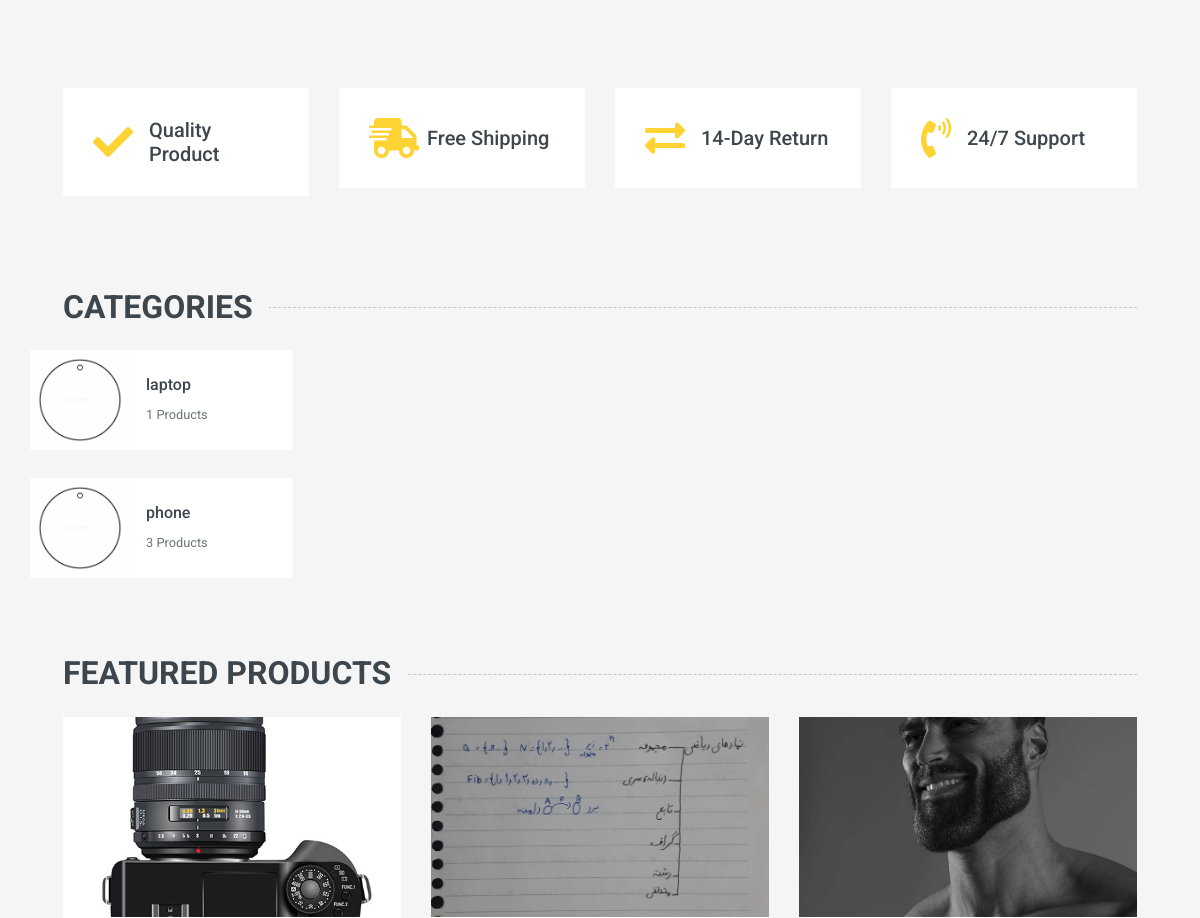
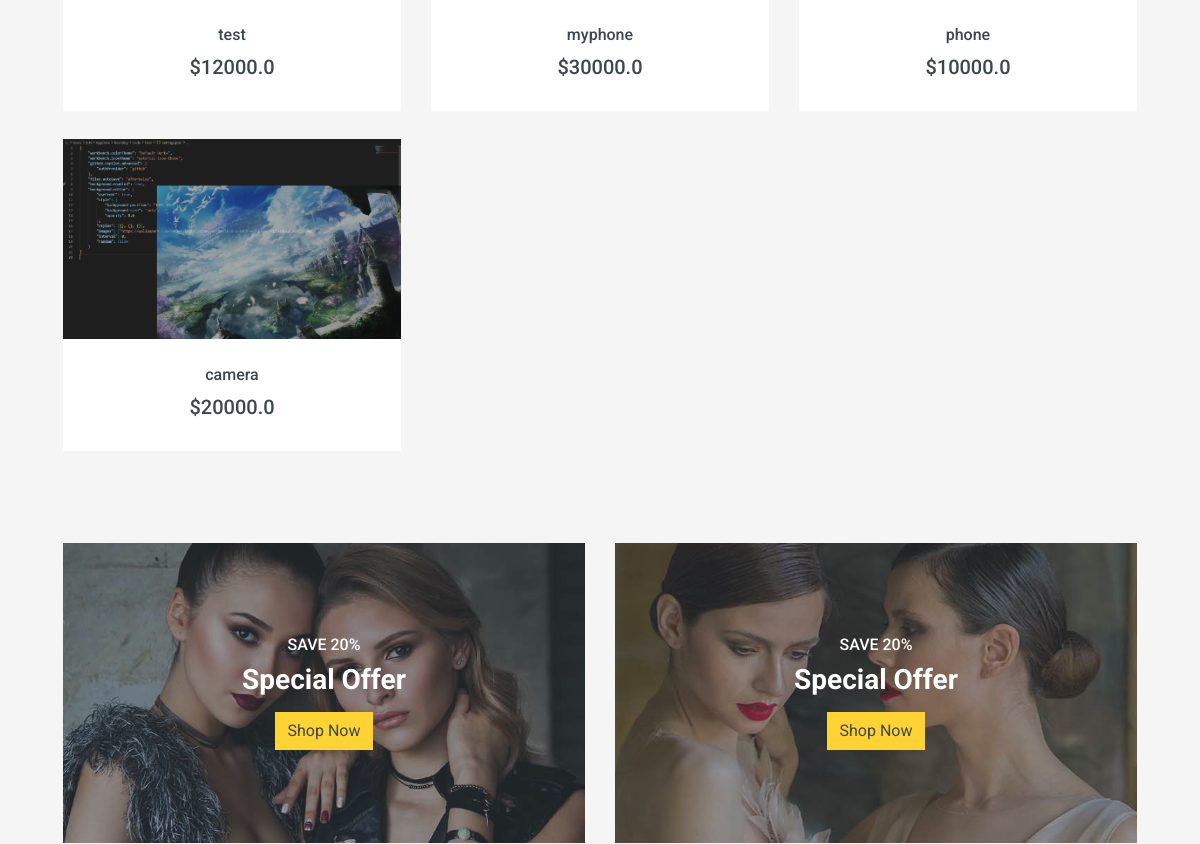
The app's page / (middle part), older data (2 pictures, top to bottom).
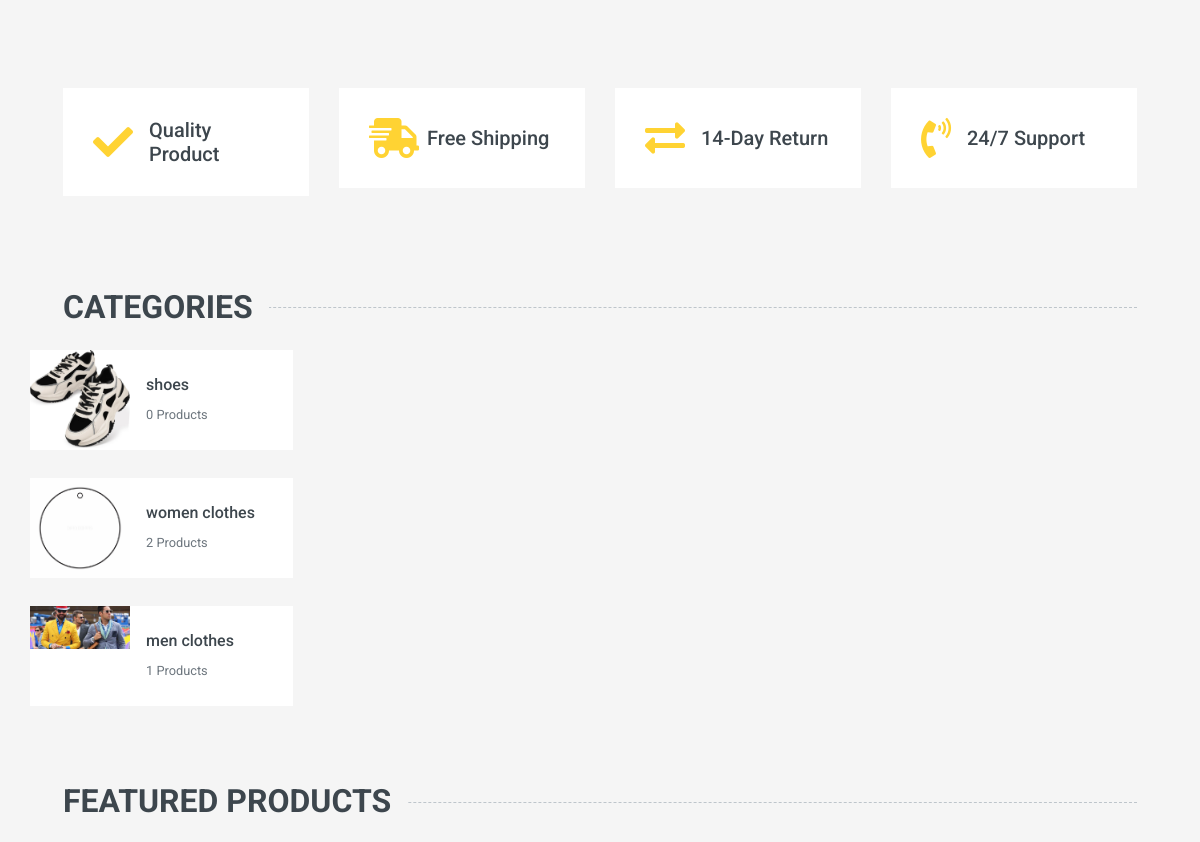
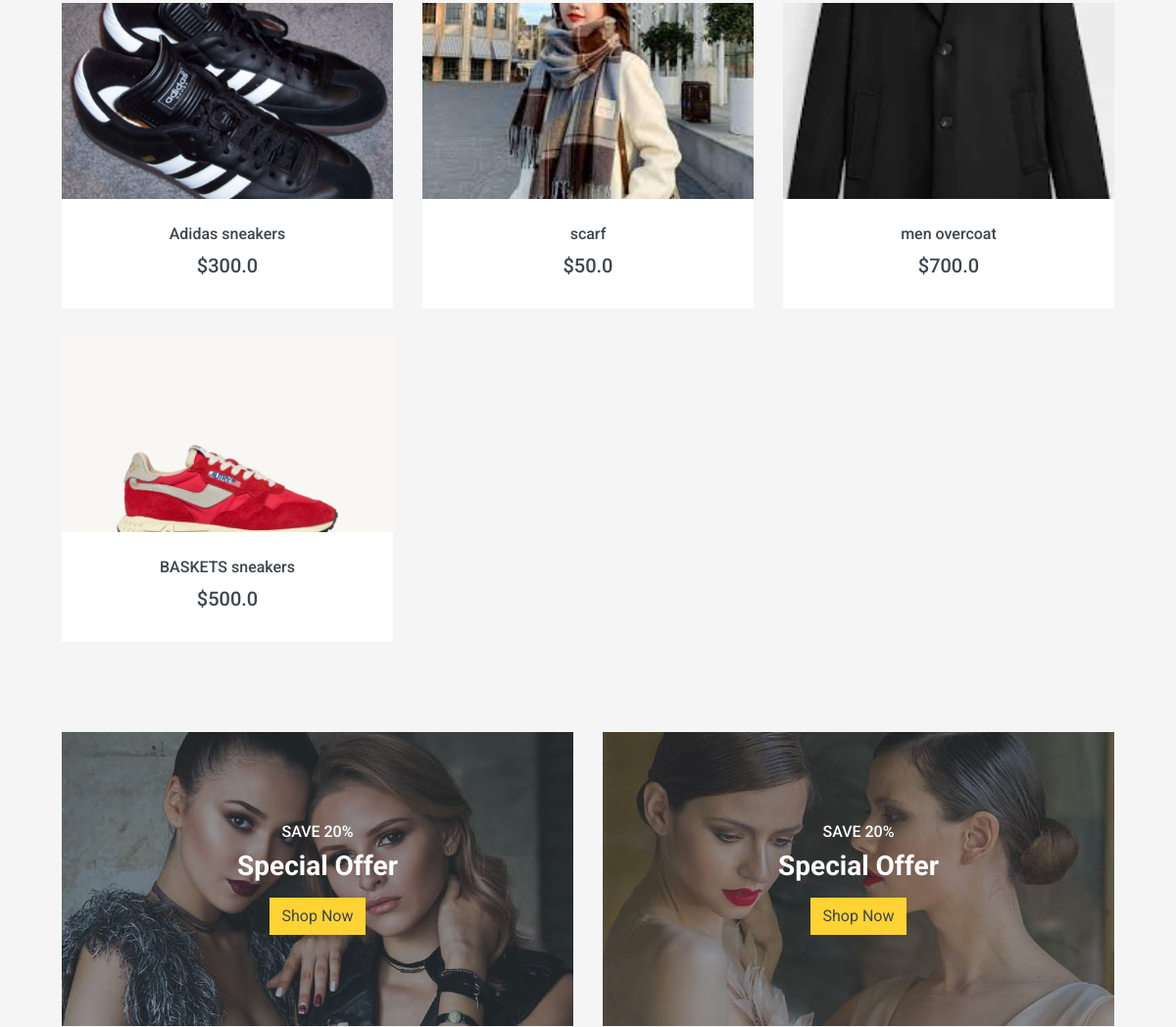
The same page, newer data (2 pictures, top to bottom).
### product/models.py (models this page shows, shortened)
class Category(models.Model):
    parent = models.ForeignKey("self", on_delete=models.CASCADE, blank=True , null=True , related_name="subs")
    title = models.CharField(max_length=100)
    slug = models.SlugField()
    image = models.ImageField(upload_to="images/", null=True, blank=True , default="images/blank.png")

class Product(models.Model):
    category = models.ManyToManyField(Category , blank=True , null=True)
    title = models.CharField(max_length=100)
    description = models.TextField()
    price = models.FloatField()
    discount = models.FloatField()
    image = models.ImageField(upload_to="images/", null=True, blank=True , default="images/blank.png")
    size = models.ManyToManyField(Size , blank=True , null=True ,related_name="product")
    color = models.ManyToManyField(Color, related_name="product" , blank=True , null=True)
    created = models.DateTimeField(auto_now_add=True)
    class Meta:
        ordering = ['-created']

### home/views.py (the view)
# urls.py: path('', HomeView.as_view() , name='home'),
class HomeView(TemplateView):
    template_name = "home/index.html"
    def get_context_data(self, **kwargs):
        context = super().get_context_data(**kwargs)
        self.request.session['my_name'] = 'name'
        context['object_list'] = Product.objects.order_by('-id')[:9]
        context['categories'] = Category.objects.order_by('-id')[:9]
        return context

### home/templates/home/index.html (shortened to what the changed rows need)
{% extends 'base.html' %}
{% load static %}
{% load render_partial %}
{% block main %}
    <div class="container-fluid pt-5">
        <div class="row px-xl-5 pb-3">
            <div class="col-lg-3 col-md-6 col-sm-12 pb-1">
                <div class="d-flex align-items-center bg-light mb-4" style="padding: 30px;">
                    <h1 class="fa fa-check text-primary m-0 mr-3"></h1>
                </div>
            </div>
            <div class="col-lg-3 col-md-6 col-sm-12 pb-1">
                <div class="d-flex align-items-center bg-light mb-4" style="padding: 30px;">
                    <h1 class="fa fa-shipping-fast text-primary m-0 mr-2"></h1>
                </div>
            </div>
            <div class="col-lg-3 col-md-6 col-sm-12 pb-1">
                <div class="d-flex align-items-center bg-light mb-4" style="padding: 30px;">
                    <h1 class="fas fa-exchange-alt text-primary m-0 mr-3"></h1>
                </div>
            </div>
            <div class="col-lg-3 col-md-6 col-sm-12 pb-1">
                <div class="d-flex align-items-center bg-light mb-4" style="padding: 30px;">
                    <h1 class="fa fa-phone-volume text-primary m-0 mr-3"></h1>
                </div>
            </div>
        </div>
    </div>
    <div class="container-fluid pt-5">
        <h2 class="section-title position-relative text-uppercase mx-xl-5 mb-4"><span class="bg-secondary pr-3">Categories</span></h2>
        {% for category in categories %}
            {% if not category.parent %}
            	 <div class="col-lg-3 col-md-4 col-sm-6 pb-1">
        <a class="text-decoration-none" href="{% url 'product:category' %}?category={{ category.slug }}">
            <div class="cat-item d-flex align-items-center mb-4">
                <div class="overflow-hidden" style="width: 100px; height: 100px;">
                    <img class="img-fluid" src="{{ category.image.url }}" alt="{{ category.name }}">
                </div>
                <div class="flex-fill pl-3">
                    <h6>{{ category.title }}</h6>
                    <small class="text-body">{{ category.product_set.count }} Products</small>
                </div>
            </div>
        </a>
    </div>
            {% endif %}
        {% endfor %}
    </div>
    <div class="container-fluid pt-5 pb-3">
        <h2 class="section-title position-relative text-uppercase mx-xl-5 mb-4"><span class="bg-secondary pr-3">Featured Products</span></h2>
        <div class="row px-xl-5">
            {% for product in object_list %}
   <div class="col-lg-4 col-md-6 col-sm-6 pb-1">
       <div class="product-item bg-light mb-4">
           <div class="product-img position-relative overflow-hidden">
               <img class="img-fluid w-100"
                    src="{% if product.image %}{{ product.image.url }}{% else %}{{ product.image.field.default }}{% endif %}"
                    alt="Static Product" style="height: 200px; object-fit: cover;">
               <div class="product-action">
               </div>
           </div>
           <div class="text-center py-4">
               <a class="h6 text-decoration-none text-truncate" href="{% url 'product:product-detail' pk=product.pk %}">{{ product.title }}</a>
               <div class="d-flex align-items-center justify-content-center mt-2">
                   <h5>${{ product.price }}</h5>
               </div>
           </div>
       </div>
   </div>
{% endfor %}
        </div>
    </div>
{% endblock %}

Row changes from the older to the newer data that the page shows:
removed Category: image (placeholder picture), title "laptop", product_set.count "1"
removed Category: image (placeholder picture), title "phone", product_set.count "3"
removed Product: image (picture), title "test", price "12000.0"
removed Product: image (picture), title "myphone", price "30000.0"
removed Product: image (picture), title "phone", price "10000.0"
removed Product: image (picture), title "camera", price "20000.0"
added Category: image (picture), title "shoes", product_set.count "0"
added Category: image (placeholder picture), title "women clothes", product_set.count "2"
added Category: image (picture), title "men clothes", product_set.count "1"
added Product: image (picture), title "Adidas sneakers", price "300.0"
added Product: image (picture), title "scarf", price "50.0"
added Product: image (picture), title "men overcoat", price "700.0"
added Product: image (picture), title "BASKETS sneakers", price "500.0"
